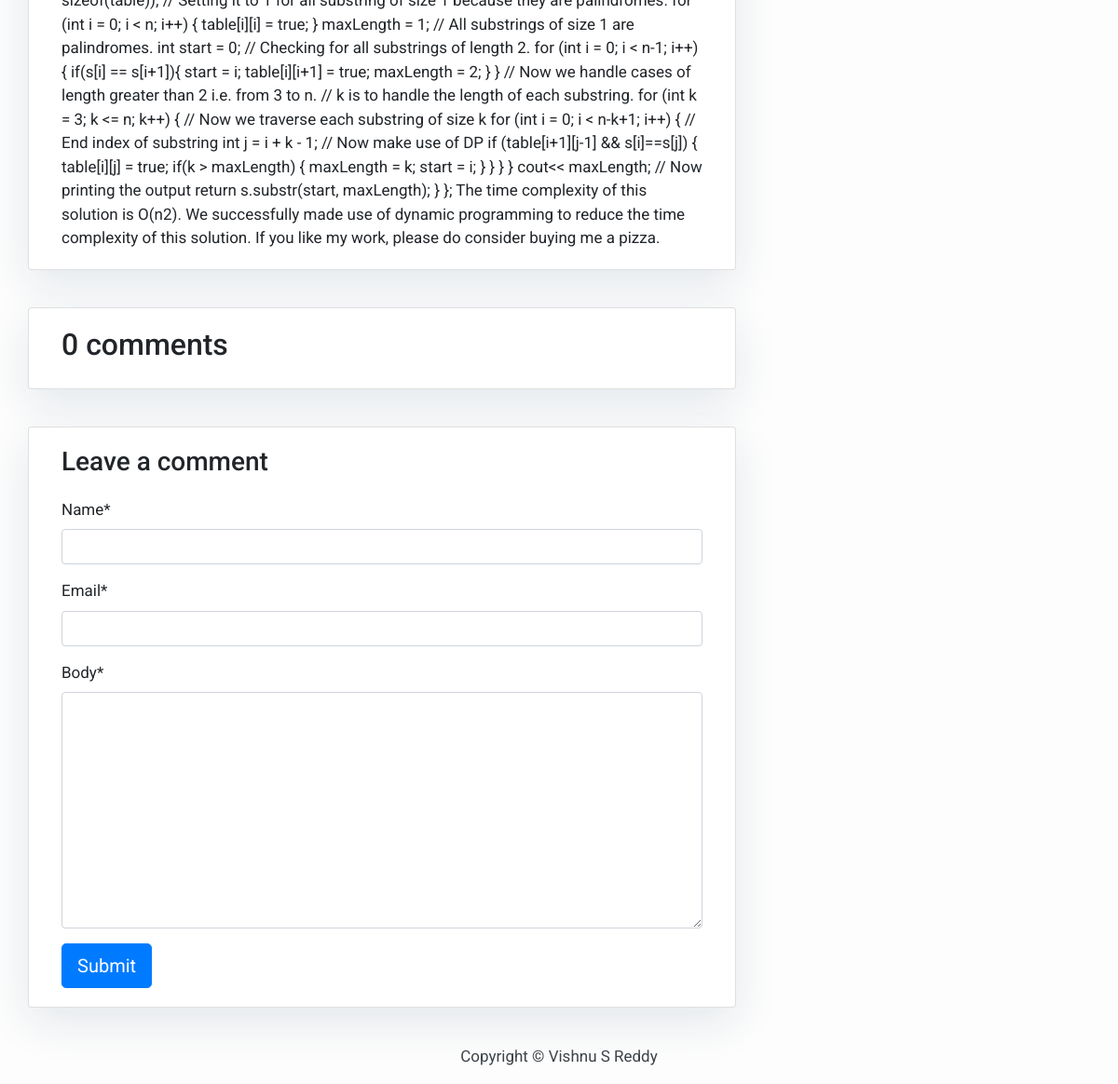
Before: /longest-plaindromic-substring/ (lower part) with the older database file.
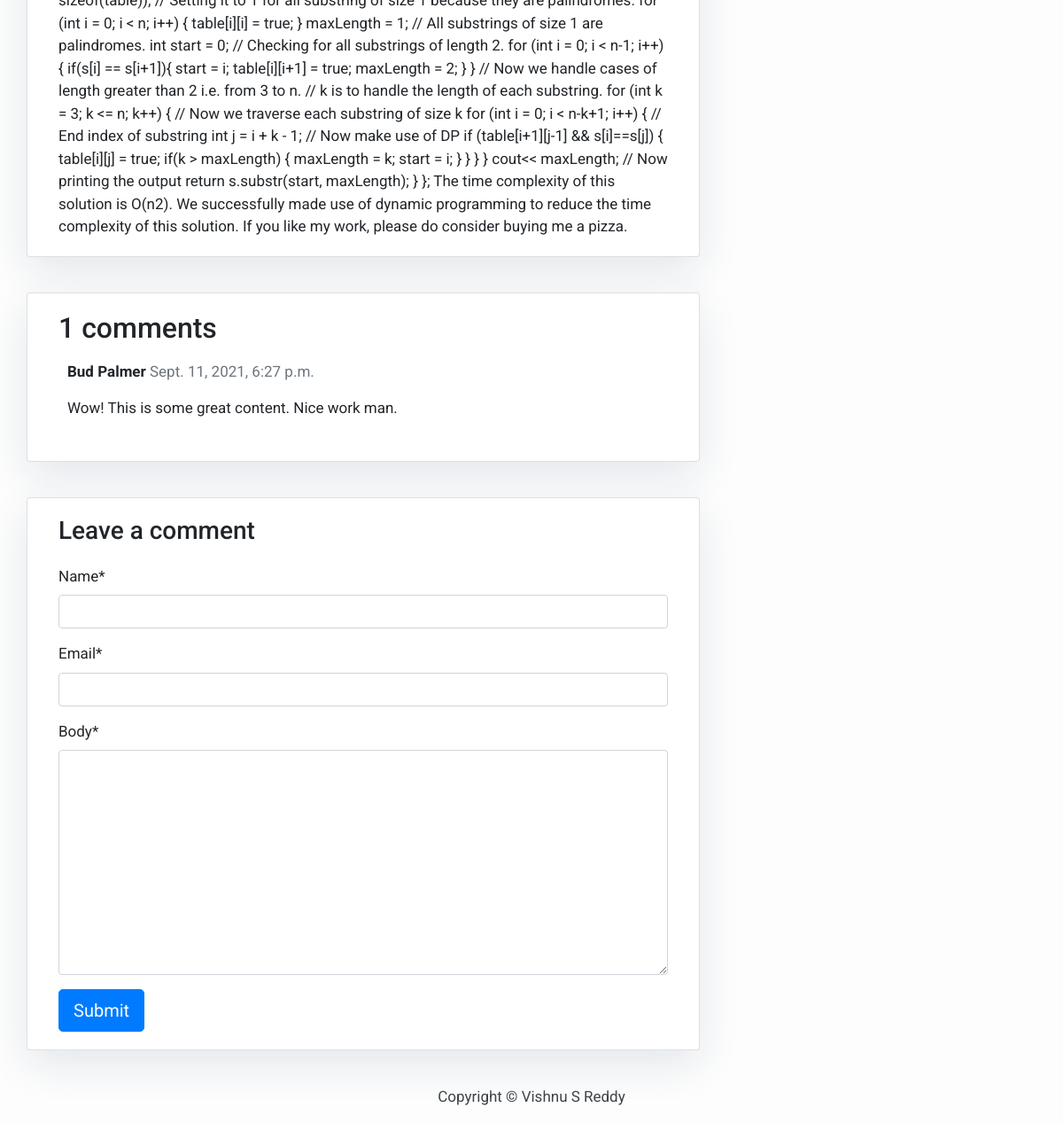
After: the same page with the newer database file.
### blogapp/models.py (models this page shows, shortened)
class Comment(models.Model):
    post = models.ForeignKey(Post,on_delete=models.CASCADE,related_name='comments')
    name = models.CharField(max_length=80)
    email = models.EmailField()
    body = models.TextField()
    created_on = models.DateTimeField(auto_now_add=True)
    active = models.BooleanField(default=False)
    class Meta:
        ordering = ['created_on']

### blogapp/views.py (the view)
# urls.py: path('<slug:slug>/', views.post_detail, name='post_detail'),
def post_detail(request, slug):
    template_name = 'post_detail.html'
    post = get_object_or_404(Post, slug=slug)
    comments = post.comments.filter(active=True)
    new_comment = None
    if request.method == 'POST':
        comment_form = CommentForm(data=request.POST)
        if comment_form.is_valid():
            new_comment = comment_form.save(commit=False)
            new_comment.post = post
            new_comment.save()
    else:
        comment_form = CommentForm()
    return render(request, template_name, {'post': post,
                                           'comments': comments,
                                           'new_comment': new_comment,
                                           'comment_form': comment_form})

### blogapp/forms.py
class CommentForm(forms.ModelForm):
    class Meta:
        model = Comment
        fields = ('name', 'email', 'body')

### templates/post_detail.html (shortened to what this page needs)
{% extends 'base.html' %} {% block content %}
{% load crispy_forms_tags %}
<div class="container">
    <div class="row">
        <div class="col-md-8 card mb-4  mt-3 left  top">
            <div class="card-body">
                <p class="card-text ">{{ post.content | safe }}</p>
            </div>
        </div>
        {% block sidebar %} {% include 'sidebar.html' %} {% endblock sidebar %}
        <div class="col-md-8 card mb-4  mt-3 ">
            <div class="card-body">
                <h2>{{ comments.count }} comments</h2>
                {% for comment in comments %}
                <div class="comments" style="padding: 10px;">
                    <p class="font-weight-bold">
                        {{ comment.name }}
                        <span class=" text-muted font-weight-normal">
                            {{ comment.created_on }}
                        </span>
                    </p>
                    {{ comment.body | linebreaks }}
                </div>
                {% endfor %}
            </div>
        </div>
        <div class="col-md-8 card mb-4  mt-3 ">
            <div class="card-body">
                {% if new_comment %}
                <div class="alert alert-success" role="alert">
                    Your comment is awaiting moderation
                </div>
                {% else %}
                <h3>Leave a comment</h3>
                <form method="post" style="margin-top: 1.3em;">
                    {{ comment_form | crispy }}
                    <button type="submit" class="btn btn-primary  btn-lg">Submit</button>
                </form>
                {% endif %}
            </div>
        </div>
    </div>
</div>
{% endblock content %}

Changed rows visible on the page:
added Comment: name "Bud Palmer", created_on "Sept. 11, 2021, 6:27 p.m.", body "Wow! This is some great content. Nice work man."
Other visible differences:
{{ comments.count }}: "0" → "1"
